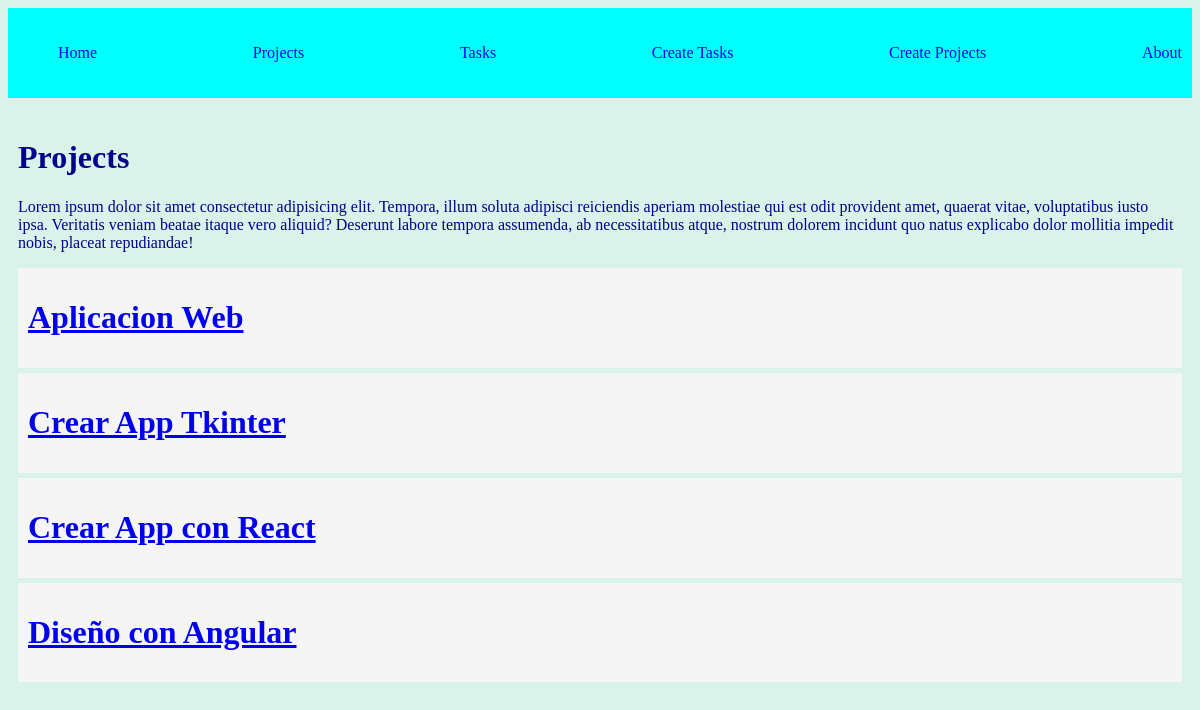
/projects/, run on the app's committed database.
### prueba_app/models.py (models this page shows, shortened)
class Project(models.Model):
    name = models.CharField(max_length=200)

### prueba_app/views.py (the view)
# urls.py: path('projects/', views.projects, name='projects'),
def projects(request):
    projects = Project.objects.all()
    return render(request, "projects/projects.html", {'projects': projects})

### prueba_app/templates/projects/projects.html
{% extends 'base.html' %}
{% block content %}
<h1>Projects</h1>
<p>Lorem ipsum dolor sit amet consectetur adipisicing elit. Tempora, illum soluta adipisci reiciendis aperiam molestiae qui est odit provident amet, quaerat vitae, voluptatibus iusto ipsa. Veritatis veniam beatae itaque vero aliquid? Deserunt labore tempora assumenda, ab necessitatibus atque, nostrum dolorem incidunt quo natus explicabo dolor mollitia impedit nobis, placeat repudiandae!</p>
{% for project in projects %}
    <div class="card">
        <a href="{% url 'project_detail' project.id %}">
            <h1>{{project.name}}</h1>
        </a>
    </div>
{% endfor %}
{% endblock %}

### prueba_app/static/styles/style.css (style rules this page uses)
body { background-color: rgb(217, 243, 234); color: darkblue; }
.card { background: whitesmoke; color: blue; padding: 10px; margin-bottom: 5px; }

### data on the page
Project: name "Aplicacion Web"
Project: name "Crear App Tkinter"
Project: name "Crear App con React"
Project: name "Diseño con Angular"
